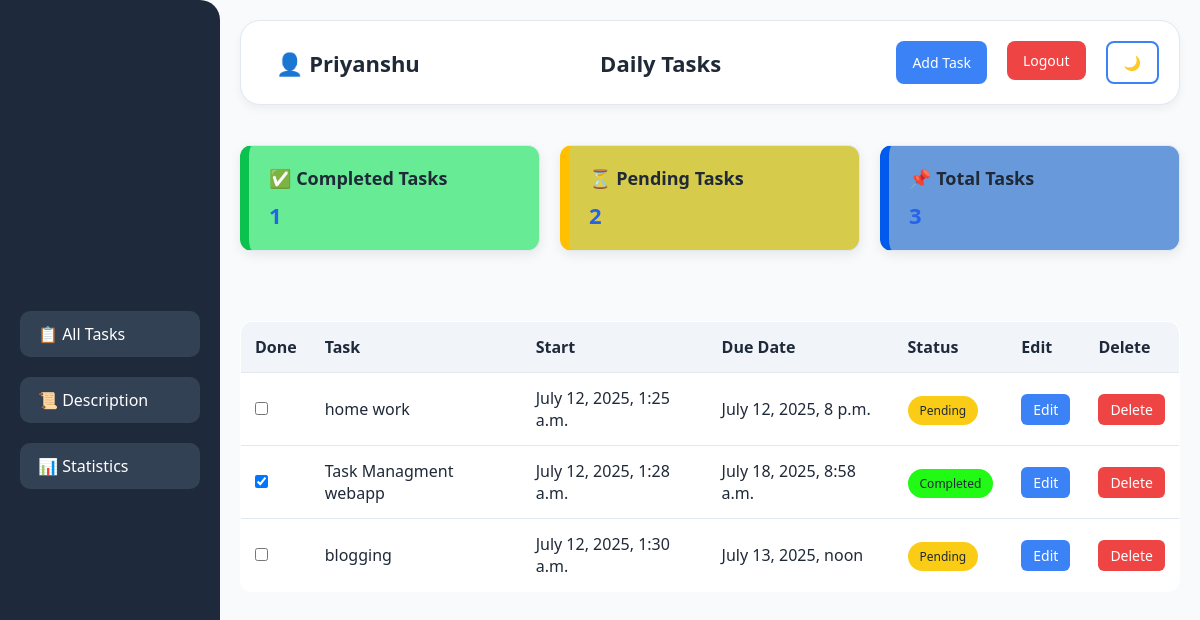
The page /table/ (signed in) on the database its author committed.
### myapp/models.py (models this page shows, shortened)
class Users(models.Model):
    user_name = models.CharField(max_length=100)
    email = models.EmailField(unique=True)
    password = models.CharField(max_length=100)

class Task(models.Model):
    owner = models.ForeignKey(Users, on_delete=models.CASCADE)
    title = models.CharField(max_length=200)
    description = models.TextField(blank=True)
    due_date = models.DateTimeField(null=True, blank=True)
    created_at = models.DateTimeField(auto_now_add=True)
    completed = models.BooleanField(default=False)

### myapp/views.py (the view)
# urls.py: path('table/', views.table_view, name='table'),
def table_view(request):
    email = request.session.get('email')
    if not email:
        return redirect('myapp:login')
    user = Users.objects.get(email=email)
    tasks = Task.objects.filter(owner=user)
    return render(request, 'home.html', {
        'tasks': tasks,
        'user': user,
        'current_page': 'table.html'  # path to the inner content
    })

### templates/home.html (shortened to what this page needs)
{% load static %}
<!DOCTYPE html>
<html lang="en">
<head>
  <link rel="stylesheet" href="{% static 'home.css' %}" />
</head>
<body>
  <aside class="sidebar">
    <button class="nav-btn" onclick="window.location.href='{% url 'myapp:table' %}'">📋 All Tasks</button>
    <button class="nav-btn" onclick="window.location.href='{% url 'myapp:discription_view' %}'">📜 Description</button>
    <button class="nav-btn" onclick="window.location.href='{% url 'myapp:stat' %}'">📊 Statistics</button>
  </aside>
  <main class="main">
    <header>
      <h2>👤 {{ user.user_name }}</h2>
      <h2>Daily Tasks</h2>
      <div class="header-buttons">
        <button onclick="openModal('addTaskModal')">Add Task</button>
        <form method="POST" action="{% url 'myapp:logout' %}" style="display:inline;">
          <button type="submit" style="background-color:#ef4444;">Logout</button>
        </form>
        <button class="toggle-mode" onclick="toggleDarkMode()">🌙</button>
      </div>
    </header>
    <div class="cards">
      <div class="card completed">
        <h3>✅ Completed Tasks</h3>
        <h4 id="completed-count">0</h4>
      </div>
      <div class="card pending">
        <h3>⏳ Pending Tasks</h3>
        <h4 id="pending-count">0</h4>
      </div>
      <div class="card total">
        <h3>📌 Total Tasks</h3>
        <h4 id="total-count">0</h4>
      </div>
    </div>
      {% include current_page %}
  </main>
</body>
</html>

### templates/table.html (shortened to what this page needs)
    <div style="overflow-y: auto; max-height: 600px;">
      <table class="todo-table">
        <thead>
          <tr>
            <th>Done</th>
            <th>Task</th>
            <th>Start</th>
            <th>Due Date</th>
            <th>Status</th>
            <th>Edit</th>
            <th>Delete</th>
          </tr>
        </thead>
        <tbody>
          {% for task in tasks %}
          <tr>
            <td>
              <form method="POST" action="{% url 'myapp:toggleTaskCompletion' %}">
                <input type="checkbox" onchange="this.form.submit()" {% if task.completed %}checked{% endif %} />
              </form>
            </td>
            <td>{{ task.title }}</td>
            <td>{{ task.created_at }}</td>
            <td>{{ task.due_date }}</td>
            <td>
              {% if task.completed %}
                <span class="badge badge-completed" style="background: #20fa15; color: #1f2937;">Completed</span>
              {% else %}
                <span class="badge badge-pending">Pending</span>
              {% endif %}
            </td>
            <td>
              <button class="btn-edit"
                onclick="openEditModal('{{ task.id }}', '{{ task.title }}', '{{ task.description|escapejs }}', '{{ task.due_date|date:'Y-m-d\\TH:i' }}')">
                Edit
              </button>
            </td>
            <td>
                <form method="POST" action="{% url 'myapp:deleteTask' %}">
                  <button type="submit" class="btn-delete">Delete</button>
                </form>
            </td>
          </tr>
          {% endfor %}
        </tbody>
      </table>
    </div>

### rows shown on the page
Users: user_name "Priyanshu"
Task: title "home work", created_at "July 12, 2025, 1:25 a.m.", due_date "July 12, 2025, 8 p.m.", shows "Pending"
Task: completed "☑", title "Task Managment webapp", created_at "July 12, 2025, 1:28 a.m.", due_date "July 18, 2025, 8:58 a.m.", shows "Completed"
Task: title "blogging", created_at "July 12, 2025, 1:30 a.m.", due_date "July 13, 2025, noon", shows "Pending"
